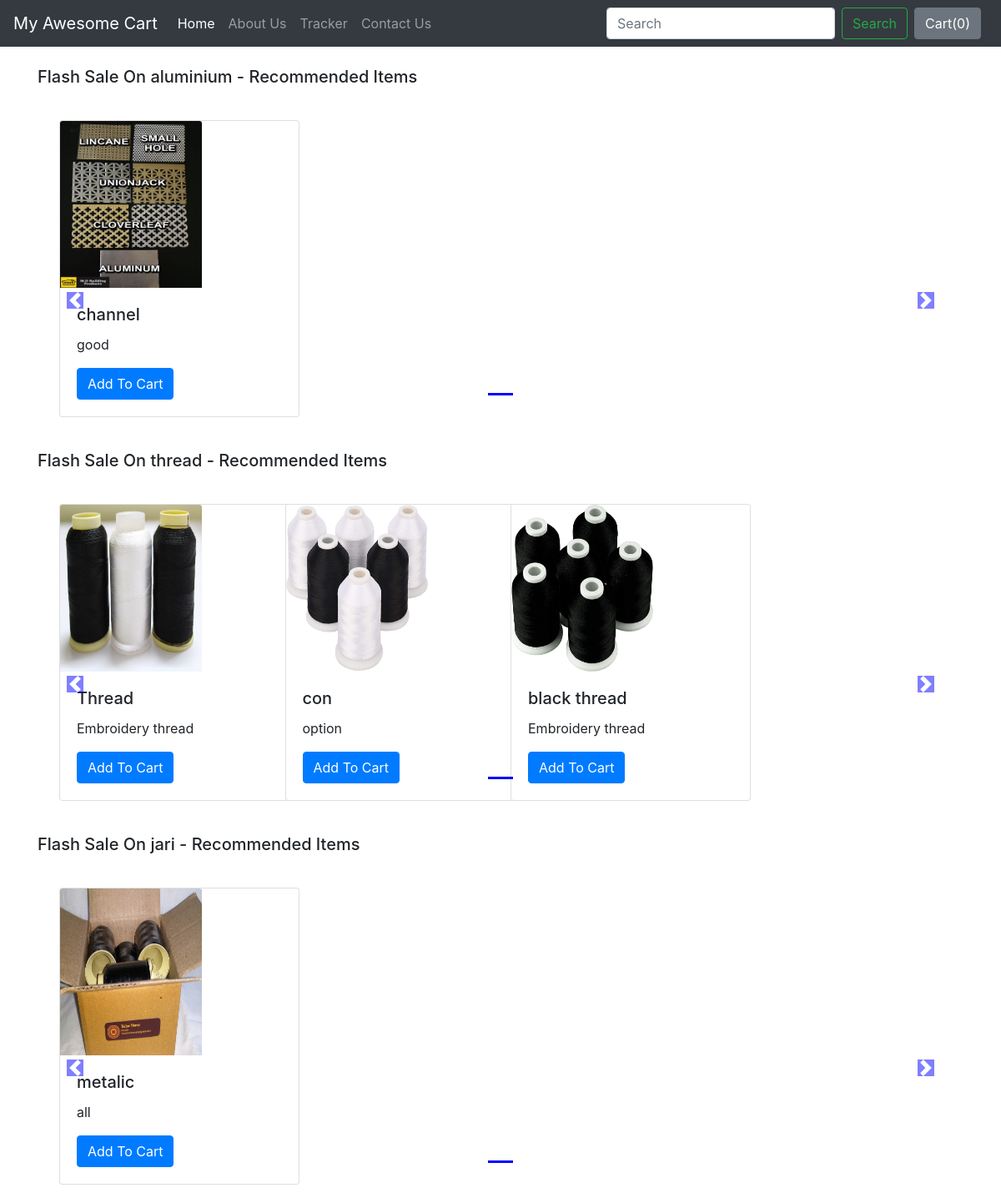
The app's page /shop/ with its own data.
### shop/models.py (models this page shows, shortened)
class Product(models.Model):
    product_id = models.AutoField
    product_name = models.CharField(max_length=50)
    category = models.CharField(max_length=50, default="")
    subcategory = models.CharField(max_length=50, default="")
    price = models.IntegerField(default=0)
    desc = models.CharField(max_length=300)
    pub_date = models.DateField()
    image = models.ImageField(upload_to='shop/images', default="")

### shop/views.py (the view)
# urls.py: path("", views.index, name="ShopHome"),
def index(request):
    allProds = []
    catprods = Product.objects.values('category', 'id')
    cats = {item['category'] for item in catprods}
    for cat in cats:
        prod = Product.objects.filter(category=cat)
        n = len(prod)
        nSlides = n // 4 + ceil((n / 4) - (n // 4))
        allProds.append([prod, range(1, nSlides), nSlides])
    params = {'allProds':allProds}
    return render(request, 'shop/index.html', params)

### shop/templates/shop/index.html (shortened to what this page needs)
{% extends 'shop/basic.html' %}
{% block body %}
{% load static %}
<div class="container">
    {% for product, range, nSlides in allProds %}
    <h5 class="my-4">Flash Sale On {{product.0.category}} - Recommended Items</h5>
    <div class="row">
<div id="demo{{forloop.counter}}" class="col carousel slide my-3" data-ride="carousel">
    <ul class="carousel-indicators">
      <li data-target="#demo{{forloop.counter}}" data-slide-to="0" class="active"></li>
    </ul>
    <div class="container carousel-inner no-padding">
      <div class="carousel-item active">
        {% for i in product %}
        <div class="col-xs-3 col-sm-3 col-md-3">
          <div class="card" style="width: 18rem;">
            <img src='/media/{{i.image}}' class="card-img-top" alt="...">
            <div class="card-body">
              <h5 class="card-title">{{i.product_name}}</h5>
              <p class="card-text">{{i.desc}}</p>
              <button id="pr{{i.id}}" class="btn btn-primary cart">Add To Cart</button>
            </div>
          </div>
        </div>
        {% endfor %}
    </div>
</div>
</div>
    <a class="carousel-control-prev" href="#demo{{forloop.counter}}" data-slide="prev">
        <span class="carousel-control-prev-icon"></span>
    </a>
    <a class="carousel-control-next" href="#demo{{forloop.counter}}" data-slide="next">
        <span class="carousel-control-next-icon"></span>
    </a>
        </div>
    {% endfor %}
</div>
 {% endblock %}

### records on screen
Product: category "aluminium", image (picture), product_name "channel", desc "good"
Product: category "thread", image (picture), product_name "Thread", desc "Embroidery thread"
Product: image (picture), product_name "con", desc "option"
Product: image (picture), product_name "black thread", desc "Embroidery thread"
Product: category "jari", image (picture), product_name "metalic", desc "all"
